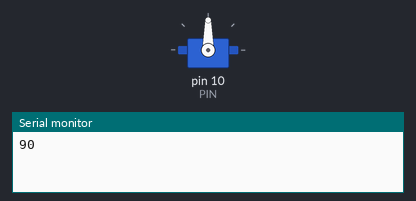
The sketch below on a simulated Arduino Uno, built with avr-gcc and run on an emulated ATmega328P. Shown: servo, the last lines printed to the serial monitor.

Above: at 0.05 s.
At 6.0 s:
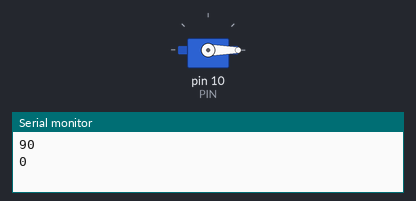
Timing chart, 0 to 7.8 s (numbered marks = the images above):
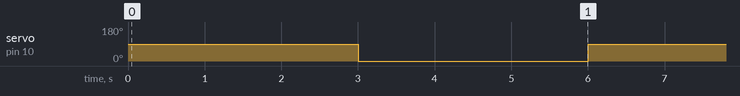

The sketch:

servo_test.ino
```cpp
#include <Servo.h>
// angle_range: 10~170
Servo servo1;
#define PIN 10

int angle = 90;
int angle_0 = 0;

void setup() {
  Serial.begin(9600);
  servo1.attach(PIN);
  servo1.write(angle);
  pinMode(PIN, OUTPUT);
}

void loop() {
  servo1.write(angle);
  Serial.println(angle);
  delay(3000);
  servo1.write(angle_0);
  Serial.println(angle_0);
  delay(3000);
}
```

Measured:
- by itself, servo on pin 10 (PIN): alternates 90° for 3.0 s and 0° for 3.0 s
